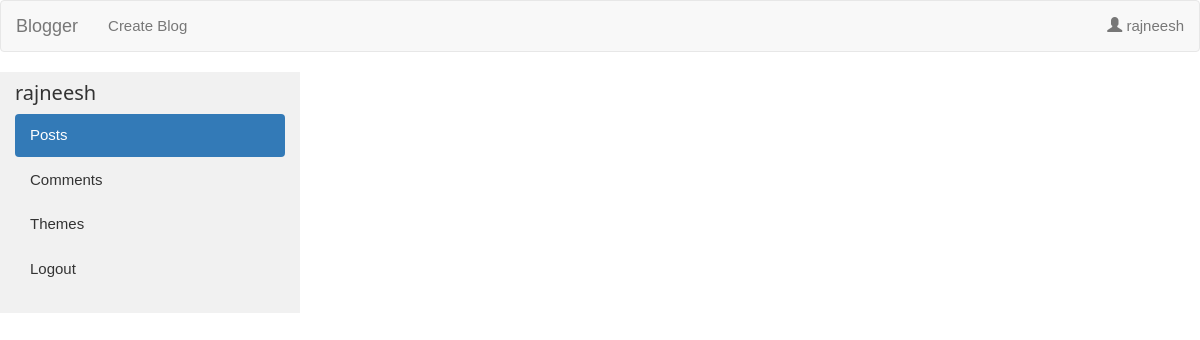
The page /admin (signed in) on the database as committed earlier.
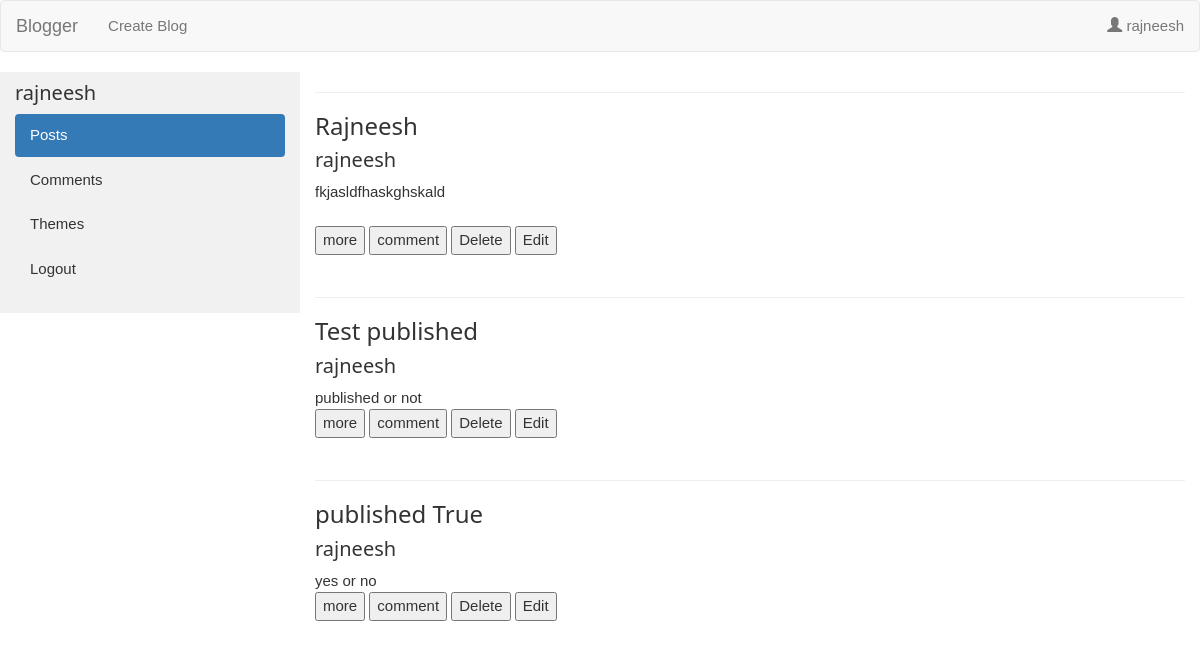
The same page on the database as committed later.
### tables this page shows
CREATE TABLE blog_detail (
    blog_id integer PRIMARY KEY AUTOINCREMENT,
    user_name text NOT NULL,
    title text NOT NULL,
    content text NOT NULL,
    date text NOT NULL,
    published BOOLEAN NOT NULL,
    FOREIGN KEY (user_name) 
    REFERENCES user_details (username));

### app/__init__.py (the view)
@app.route('/admin')
def admin():
   blogs_sent = dbHandler.retrieveBlogs(session['username'])
   print "in init --------------", session['username']
   if 'username' in session:
       return render_template("admin.html", logged_in = True,  username=session['username'], blogs=blogs_sent)
   else:
       return render_template("admin.html", logged_in = False,  username=None, blogs=blogs_sent)

### app/models.py (called while the page is built)
def retrieveBlogs(user=None):
  try:
    with sql.connect("database.db") as con:
      print "-------------------------------inside Retrieve blogs------------------------------------------------"
      con.row_factory = sql.Row
      cur = con.cursor()
      if user!=None:
        print "======================Value of user=============================" + user
        cur.execute("select * from blog_detail ORDER BY date")
        print "Query successfully executed-----------------------------------------"
        rows = cur.fetchall()
        print "tag"
        users=[]
        for row in rows:
          if row['user_name']==user:
            users.append(row)
        return users
  except:
    print "Connection Error"
    return([],"connection Fault")

### app/templates/admin.html (shortened to what this page needs)
{%extends 'base.html' %}
{% block nav_left %}
  {%if logged_in %}
    <li><a href="/editor"> Create Blog</a></li>
  {%endif%}
{% endblock %}
{% block nav_right %}
    {%if logged_in %}
      <li><a href="/admin"><span class="glyphicon glyphicon-user"></span> {{username}}</a></li>
    {%endif%}
{% endblock %}
{%block content%}
{%if logged_in%}
<div class="container-fluid">
  <div class="row content">
    <div class="col-sm-3 sidenav">
      <h4>{{ username }}</h4>
      <ul class="nav nav-pills nav-stacked">
        <li class="active"><a href="#section1">Posts</a></li>
        <li><a href="/comment_modes">Comments</a></li>
        <li><a href="/themes">Themes</a></li>
        <li><a href="/logout">Logout</a></li>
      </ul><br>
    </div>
    <div class="col-sm-9">
      {% for post in blogs %}
      <div id="blog{{post.blog_id}}">
      <hr>
      <h3>{{ post.title }}</h3>
      <h4>{{ post.user_name }}</h4>
      <div id='blog{{post.blog_id}}' style="display:block;max-height:200px; overflow: hidden;">{{ post.content | safe }}</div>
  <button onClick="{if(this.textContent=='more'){document.getElementById('blog{{post.blog_id}}').style.maxHeight='none';this.textContent='less';}else{document.getElementById('blog{{post.blog_id}}').style.maxHeight='200px';this.textContent='more';}}" >more</button>
  <button id='comment' onclick="{var div =document.getElementById('comment{{post.blog_id}}');if(div.style.display=='none'){div.style.display='block';get_comment('{{post.blog_id}}')}else{div.style.display='none'}}">comment</button>
  <button id="delete{{post.blog_id}}" name="delete{{post.blog_id}}" onclick="del_blog('{{post.blog_id}}')" >Delete</button>
  <button id="edit{{post.blog_id}}" name="edit{{post.blog_id}}" onclick="edit_blog('{{post.blog_id}}')" >Edit</button>
      <br><br>
    </div>
    {% endfor %}
      </div>
  </div>
</div>
{%endif%}
{% endblock %}

Rows that differ between the two databases and show on the page:
added blog_detail: title "Rajneesh", user_name "rajneesh", content "fkjasldfhaskghskald"
added blog_detail: title "Test published", user_name "rajneesh", content "published or not"
added blog_detail: title "published True", user_name "rajneesh", content "yes or no"
